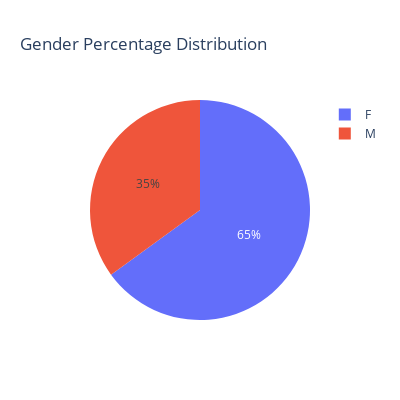

Notebook code for this chart:
### Code cell
import plotly.express as px

figg = px.pie(
    names=pd.Series(np.array(data['Gender'].unique())),
    values=pd.Series(np.array(data['Gender'].value_counts())),
    title="Gender Percentage Distribution"
)

figg.update_layout(
        width = 400,
        height = 400
)

figg.show()

### Figure 1 — Plotly figure (JSON) as saved in the notebook; plotly's stock layout.template omitted (floating-point values rounded to 4 significant figures)
{"data": [{"domain": {"x": [0, 1], "y": [0, 1]}, "hovertemplate": "label=%{label}<br>value=%{value}<extra></extra>", "labels": ["F", "M"], "legendgroup": "", "name": "", "showlegend": true, "type": "pie", "values": [71840, 38687]}], "layout": {"height": 400, "legend": {"tracegroupgap": 0}, "title": {"text": "Gender Percentage Distribution"}, "width": 400}}
